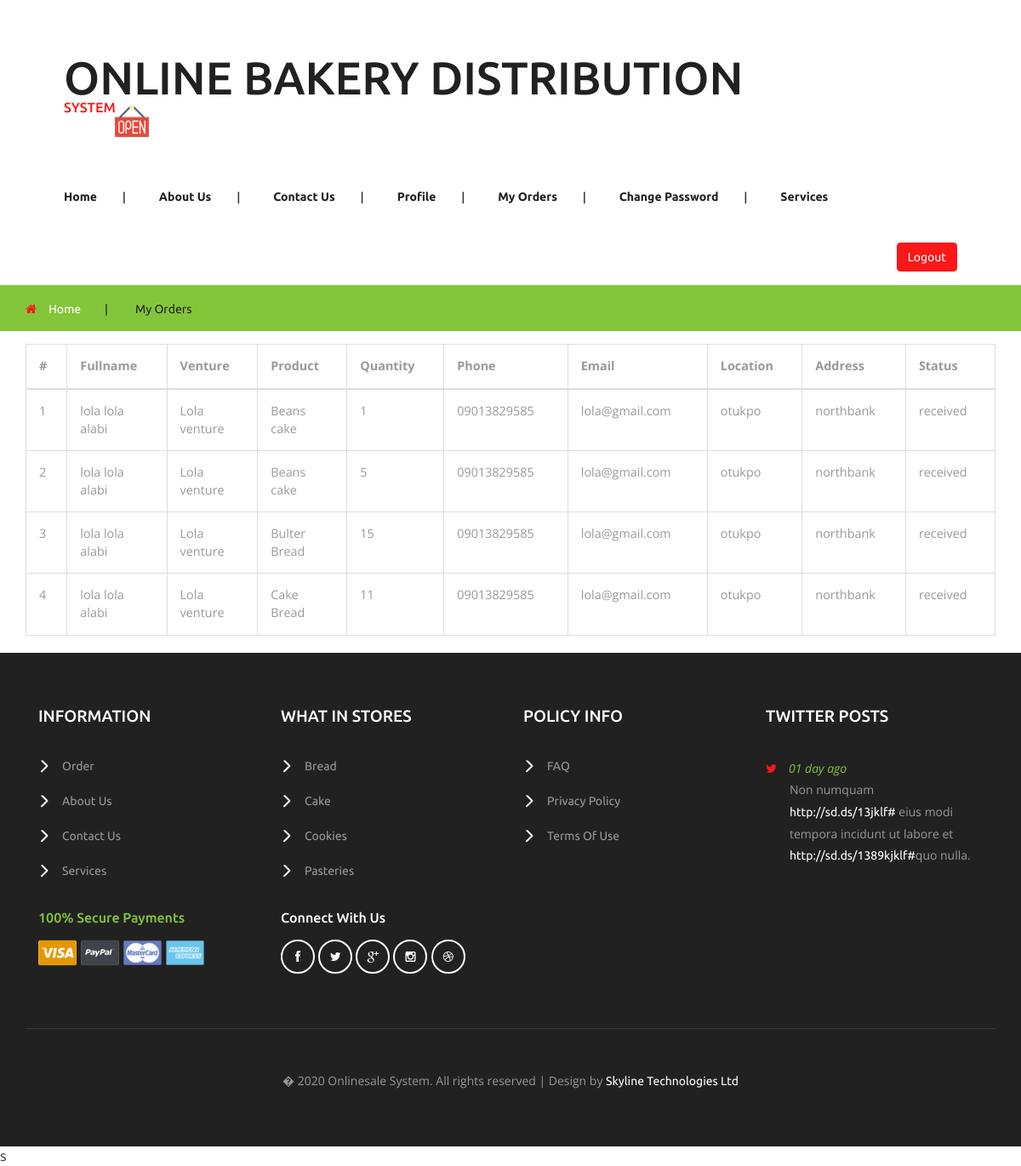
Screenshot of /my_order.php (signed in) with the database file from the repository.
### tables this page shows
CREATE TABLE `customer_order` (
  `or_id` int(11) NOT NULL,
  `cus_id` varchar(60) NOT NULL,
  `p_id` varchar(60) NOT NULL,
  `product_qty` int(11) NOT NULL,
  `date_ordered` datetime NOT NULL,
  `status` varchar(20) NOT NULL
);

CREATE TABLE `customer` (
  `cus_id` varchar(60) NOT NULL,
  `fullname` varchar(60) NOT NULL,
  `venture` varchar(60) NOT NULL,
  `gender` varchar(8) NOT NULL,
  `phone` varchar(15) NOT NULL,
  `email` varchar(60) NOT NULL,
  `location` varchar(60) NOT NULL,
  `address` varchar(500) NOT NULL,
  `reg_date` date NOT NULL
);

CREATE TABLE `product` (
  `p_id` varchar(40) NOT NULL,
  `product_name` varchar(60) NOT NULL,
  `product_price` varchar(20) NOT NULL,
  `product_image` varchar(60) NOT NULL,
  `date` date NOT NULL
);

### my_order.php (the view, shortened to what this page needs)
<?php
include 'include/connection.php';
$username = isset($_SESSION['username']) ? $_SESSION['username'] : "";
$rw = mysqli_fetch_array(mysqli_query($conn, "select * from customer where email ='$username'"));
$db_cusId = $rw['cus_id'];
?>
<!DOCTYPE html>
<html>
    <head>
        <link href="css/bootstrap.css" rel="stylesheet" type="text/css" media="all" />
        <link href="css/style.css" rel="stylesheet" type="text/css" media="all" />
        <link href="css/font-awesome.css" rel="stylesheet" type="text/css" media="all" />
    </head>
    <body>
        <?php
        include 'include/header.php';
        ?>
        <div class="products-breadcrumb">
            <div class="container">
                <ul>
                    <li><i class="fa fa-home" aria-hidden="true"></i><a href="index">Home</a><span>|</span></li>
                    <li>My Orders</li>
                </ul>
            </div>
        </div>
        <div class="bs-docs-example" style="width:95%; margin: 0px auto; margin-top: 15px;">
            <table class="table table-bordered">
                <thead>
                    <tr>
                        <th width="3">#</th>
                        <th width="10">Fullname</th>
                        <th width="10">Venture</th>
                        <th width="10">Product</th>
                        <th width="10">Quantity</th>
                        <th width="10">Phone</th>
                        <th width="10">Email</th>
                        <th width="10">Location</th>
                        <th width="17">Address</th>
                        <th width="10">Status</th>
                    </tr>
                </thead>
                <tbody>
                    <?php
                    $result = mysqli_query($conn, "select * from customer_order where cus_id ='$db_cusId' ");
                    $a = 1;
                    while ($row = mysqli_fetch_array($result)) {
                        $prod_id = $row["p_id"];
                        $cus_name = $row["cus_id"];
                        $rw1 = mysqli_fetch_array(mysqli_query($conn, "select * from product where p_id ='$prod_id'"));
                        $prud_name = $rw1["product_name"];
                        $rw2 = mysqli_fetch_array(mysqli_query($conn, "select * from customer where cus_id ='$cus_name'"));
                        $get_name = $rw2["fullname"];
                        $get_venture = $rw2["venture"];
                        $get_location = $rw2["location"];
                        $get_address = $rw2["address"];
                        $get_phone = $rw2["phone"];
                        $get_email = $rw2["email"];
                        ?>
                        <tr>
                            <td><?php echo $a; ?></td>
                            <td><?php echo $get_name; ?></td>
                            <td><?php echo $get_venture; ?></td>
                            <td><?php echo $prud_name ?></td>
                            <td><?php echo $row["product_qty"]; ?></td>
                            <td> <?php echo $get_phone; ?></td>
                            <td> <?php echo $get_email; ?></td>
                            <td> <?php echo $get_location; ?></td>
                            <td> <?php echo $get_address; ?></td>
                            <td><?php echo $row["status"]; ?></td>
                        </tr>
                        <?php
                        $a++;
                    }
                    ?>
                </tbody>
            </table>
        </div>
        <?php
        include 'include/footer.php';
        ?>
        s
    </body>
</html>

### include/header.php (shortened to what this page needs)
<div class="logo_products">
    <div class="container" style="width: 90%;">
        <div class="w3ls_logo_products_left">
            <h1><a href="index.php"> Online Bakery Distribution<span>System</span></a></h1>
        </div>
        <div class="w3ls_logo_products_left1">
            <ul class="special_items" style=" font-weight: bold; font-size: 35px;">
                <li><a href="index">Home</a><i>|</i></li>
                <li><a href="about">About Us</a><i>|</i></li>
                <li><a href="contact">Contact Us</a><i>|</i></li>
                <?php
                if (isset($_SESSION['username'])) {
                    ?>
                    <li><a href="profile">Profile</a><i>|</i></li>
                    <li><a href="my_order">My Orders</a><i>|</i></li>
                    <li><a href="changepass">Change Password</a><i>|</i></li>
                    <?php
                } else {
                    ?>
                    <?php
                }
                ?>
                <li><a href="services">Services</a></li>
            </ul>
        </div>
        <div class="w3ls_logo_products_left1" style="float:right;">     <?php
            if (isset($_SESSION['username'])) {
                ?>
                <a href="Logout" class="btn btn-danger">Logout</a>
                <?php
            } else {
                ?>
                <a href="login" class="btn btn-success">Login</a>
                <a href="registration" class="btn btn-success">Sign Up</a>
                <?php
            }
            ?>
        </div>
        <div class="clearfix"> </div>
    </div>
</div>

### include/footer.php
<div class="footer">
	<div class="container">
		<div class="col-md-3 w3_footer_grid">
			<h3>information</h3>
			<ul class="w3_footer_grid_list">
				<li><a href="bread">Order</a></li>
				<li><a href="about">About Us</a></li>
				<li><a href="contact">Contact Us</a></li>
				<li><a href="services">Services</a></li>
			</ul>
		</div>
                       <div class="col-md-3 w3_footer_grid">
			<h3>what in stores</h3>
			<ul class="w3_footer_grid_list">
				<li><a href="bread">Bread</a></li>
				<li><a href="#">Cake</a></li>
                                       <li><a href="#">Cookies</a></li>
				<li><a href="#">Pasteries</a></li>
			</ul>
		</div>
		<div class="col-md-3 w3_footer_grid">
			<h3>policy info</h3>
			<ul class="w3_footer_grid_list">
				<li><a href="#">FAQ</a></li>
				<li><a href="#">privacy policy</a></li>
				<li><a href="#">terms of use</a></li>
			</ul>
		</div>
		<div class="col-md-3 w3_footer_grid">
			<h3>twitter posts</h3>
			<ul class="w3_footer_grid_list1">
				<li><label class="fa fa-twitter" aria-hidden="true"></label><i>01 day ago</i><span>Non numquam <a href="#">http://sd.ds/13jklf#</a>
					eius modi tempora incidunt ut labore et
					<a href="#">http://sd.ds/1389kjklf#</a>quo nulla.</span></li>
			</ul>
		</div>
		<div class="clearfix"> </div>
		<div class="agile_footer_grids">
			<div class="col-md-3 w3_footer_grid agile_footer_grids_w3_footer">
				<div class="w3_footer_grid_bottom">
					<h4>100% secure payments</h4>
					<img src="images/card.png" alt=" " class="img-responsive" />
				</div>
			</div>
			<div class="col-md-3 w3_footer_grid agile_footer_grids_w3_footer">
				<div class="w3_footer_grid_bottom">
					<h5>connect with us</h5>
					<ul class="agileits_social_icons">
						<li><a href="#" class="facebook"><i class="fa fa-facebook" aria-hidden="true"></i></a></li>
						<li><a href="#" class="twitter"><i class="fa fa-twitter" aria-hidden="true"></i></a></li>
						<li><a href="#" class="google"><i class="fa fa-google-plus" aria-hidden="true"></i></a></li>
						<li><a href="#" class="instagram"><i class="fa fa-instagram" aria-hidden="true"></i></a></li>
						<li><a href="#" class="dribbble"><i class="fa fa-dribbble" aria-hidden="true"></i></a></li>
					</ul>
				</div>
			</div>
			<div class="clearfix"> </div>
		</div>
		<div class="wthree_footer_copy">
                           <p>� 2020 Onlinesale System. All rights reserved | Design by <a href="https://www.geemlatech.com">Skyline Technologies Ltd</a></p>
		</div>
	</div>
</div>

### rows the page displays
customer_order: customer.fullname "lola lola alabi", customer.venture "Lola venture", p.product_name "Beans cake", product_qty "1", customer.phone "09013829585", customer.email "lola@gmail.com", customer.location "otukpo", customer.address "northbank", status "received"
customer_order: customer.fullname "lola lola alabi", customer.venture "Lola venture", p.product_name "Beans cake", product_qty "5", customer.phone "09013829585", customer.email "lola@gmail.com", customer.location "otukpo", customer.address "northbank", status "received"
customer_order: customer.fullname "lola lola alabi", customer.venture "Lola venture", p.product_name "Bulter Bread", product_qty "15", customer.phone "09013829585", customer.email "lola@gmail.com", customer.location "otukpo", customer.address "northbank", status "received"
customer_order: customer.fullname "lola lola alabi", customer.venture "Lola venture", p.product_name "Cake Bread", product_qty "11", customer.phone "09013829585", customer.email "lola@gmail.com", customer.location "otukpo", customer.address "northbank", status "received"
